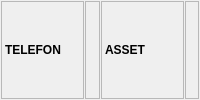
    <widget class="QFrame" name="fraGrupaImovineInfo">
     <property name="sizePolicy">
      <sizepolicy hsizetype="Preferred" vsizetype="Maximum">
       <horstretch>0</horstretch>
       <verstretch>0</verstretch>
      </sizepolicy>
     </property>
     <property name="frameShape">
      <enum>QFrame::NoFrame</enum>
     </property>
     <property name="frameShadow">
      <enum>QFrame::Raised</enum>
     </property>
     <layout class="QHBoxLayout" name="horizontalLayout_3">
      <property name="spacing">
       <number>1</number>
      </property>
      <property name="leftMargin">
       <number>1</number>
      </property>
      <property name="topMargin">
       <number>1</number>
      </property>
      <property name="rightMargin">
       <number>1</number>
      </property>
      <property name="bottomMargin">
       <number>1</number>
      </property>
      <item>
       <widget class="QLabel" name="lblTelefonTitle">
        <property name="minimumSize">
         <size>
          <width>83</width>
          <height>27</height>
         </size>
        </property>
        <property name="maximumSize">
         <size>
          <width>16777215</width>
          <height>16777215</height>
         </size>
        </property>
        <property name="font">
         <font>
          <weight>75</weight>
          <bold>true</bold>
         </font>
        </property>
        <property name="frameShape">
         <enum>QFrame::StyledPanel</enum>
        </property>
        <property name="text">
         <string>TELEFON</string>
        </property>
       </widget>
      </item>
      <item>
       <widget class="QLabel" name="lblGrupaImovineNaziv">
        <property name="sizePolicy">
         <sizepolicy hsizetype="Expanding" vsizetype="Preferred">
          <horstretch>0</horstretch>
          <verstretch>0</verstretch>
         </sizepolicy>
        </property>
        <property name="minimumSize">
         <size>
          <width>0</width>
          <height>27</height>
         </size>
        </property>
        <property name="font">
         <font>
          <weight>75</weight>
          <bold>true</bold>
         </font>
        </property>
        <property name="frameShape">
         <enum>QFrame::StyledPanel</enum>
        </property>
        <property name="text">
         <string/>
        </property>
        <property name="textInteractionFlags">
         <set>Qt::LinksAccessibleByMouse|Qt::TextSelectableByMouse</set>
        </property>
       </widget>
      </item>
      <item>
       <widget class="QLabel" name="lblGrupaImovineIdTitle">
        <property name="sizePolicy">
         <sizepolicy hsizetype="Preferred" vsizetype="Preferred">
          <horstretch>0</horstretch>
          <verstretch>0</verstretch>
         </sizepolicy>
        </property>
        <property name="minimumSize">
         <size>
          <width>83</width>
          <height>27</height>
         </size>
        </property>
        <property name="font">
         <font>
          <weight>75</weight>
          <bold>true</bold>
         </font>
        </property>
        <property name="toolTip">
         <string>Grupa Imovine ID</string>
        </property>
        <property name="frameShape">
         <enum>QFrame::StyledPanel</enum>
        </property>
        <property name="text">
         <string>ASSET</string>
        </property>
       </widget>
      </item>
      <item>
       <widget class="QLabel" name="lblGrupaImovineId">
        <property name="sizePolicy">
         <sizepolicy hsizetype="Expanding" vsizetype="Preferred">
          <horstretch>0</horstretch>
          <verstretch>0</verstretch>
         </sizepolicy>
        </property>
        <property name="minimumSize">
         <size>
          <width>0</width>
          <height>27</height>
         </size>
        </property>
        <property name="font">
         <font>
          <weight>75</weight>
          <bold>true</bold>
         </font>
        </property>
        <property name="toolTip">
         <string>Grupa Imovine ID</string>
        </property>
        <property name="frameShape">
         <enum>QFrame::StyledPanel</enum>
        </property>
        <property name="text">
         <string/>
        </property>
        <property name="textInteractionFlags">
         <set>Qt::LinksAccessibleByMouse|Qt::TextSelectableByMouse</set>
        </property>
       </widget>
      </item>
     </layout>
    </widget>
